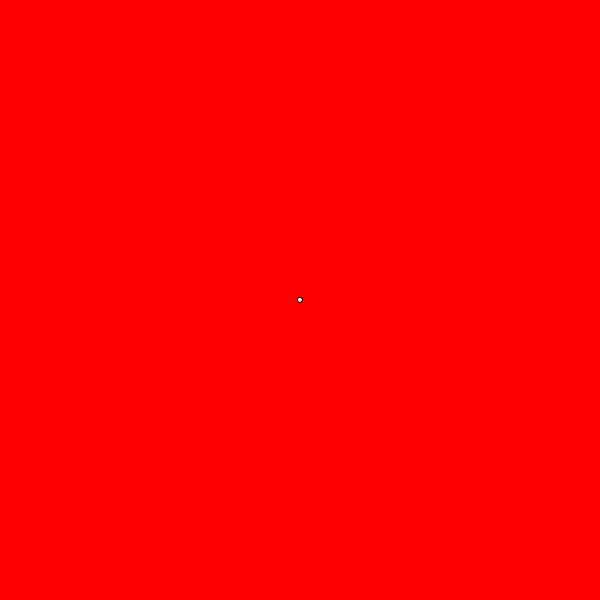
Frame 1 (no input)
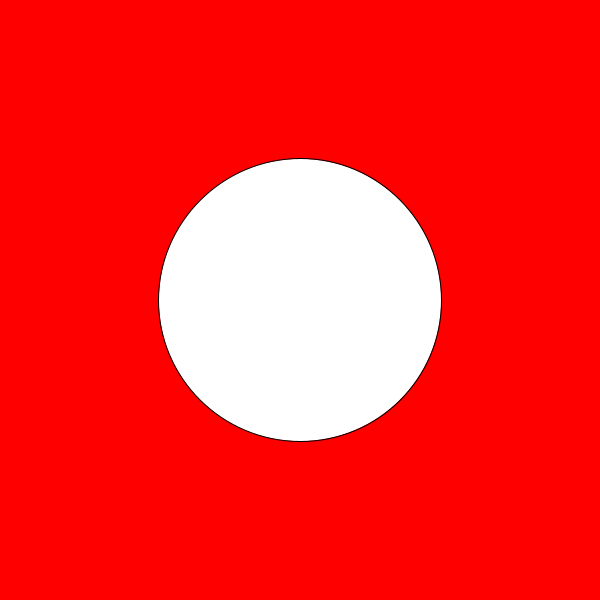
Frame 60 (the mouse pressed at the canvas centre just before this capture)
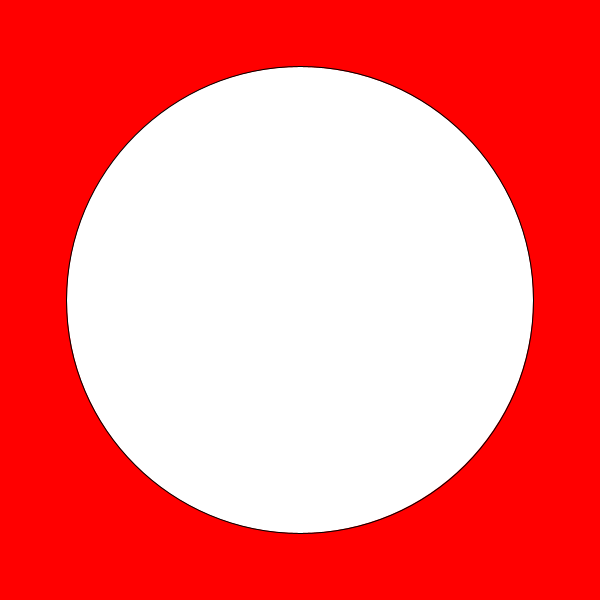
Frame 120 (the mouse held since frame 60 and released just before this capture)

The Processing sketch that drew these frames (run headless with seeded random() and noise(); from frame 60 on, the mouse is pressed at the canvas centre):

// Processing sketch: processing_133909
// ── processing_133909.pde

float aumenta = 0;
void setup() {
  size(600, 600);
}
void draw() {
  background(255,0,0);
  aumenta=aumenta+0.01;
  float seno = 500*sin(aumenta);
  ellipse(width/2,height/2,seno,seno);
}
